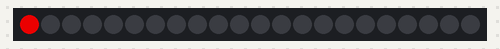
Recording of a sketch running on a simulated Arduino Uno, built with avr-gcc and run on an emulated ATmega328P. Shown: 22 RGB LEDs in strip order, left to right. Dim RGB values are drawn brighter than linear.

Above: at 0.1 s.
At 4.1 s:
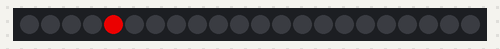
At 9.1 s:
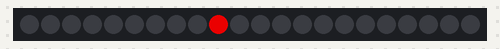
At 19.1 s:
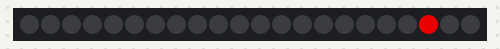
At 28.1 s:
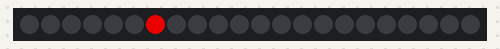
At 38.1 s:
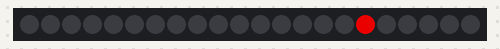

Measured:
- what the display in image 1 shows lasts 1.0 s, from 4.0 s to 5.0 s

The sketch:

led_debug.ino
```cpp
#include <FastLED.h>

#define NUM_LEDS 22
#define DATA_PIN 2

CRGB leds[NUM_LEDS];

void setup() {
    // put your setup code here, to run once:
    FastLED.addLeds<NEOPIXEL, DATA_PIN>(leds, NUM_LEDS);
    FastLED.setBrightness(192);

}

void loop() {
    // put your main code here, to run repeatedly:
    for(int index = 0; index < NUM_LEDS; index++) {
        leds[index] = CRGB::Red;
        FastLED.show();
        // clear this led for the next time around the loop
        leds[index] = CRGB::Black;
        delay(1000);
    }
}
```
